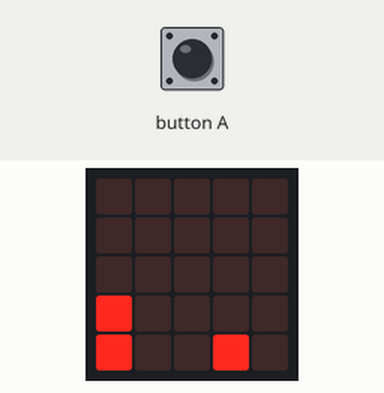
The program below on a simulated BBC micro:bit (MakeCode). Parts: the board's 5×5 LED display. The inputs (shaded band) are chosen by the test bench.

Above: at 1.1 s.
At 6.2 s:
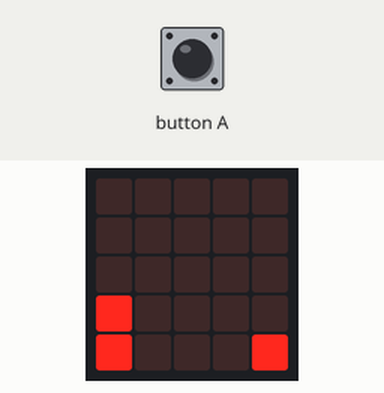
6.3 s: button A pressed for 0.15 s
At 6.77 s:
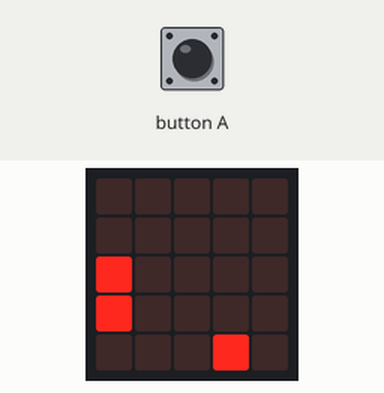
7.0 s: button A pressed for 0.15 s
7.7 s: button A pressed 5 times (0.12 s each, 0.3 s apart)
At 9.1 s:
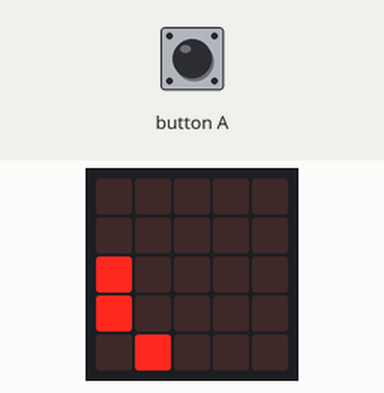
Timing chart, 0 to 10.7 s (numbered marks = the images above; inputs shaded):
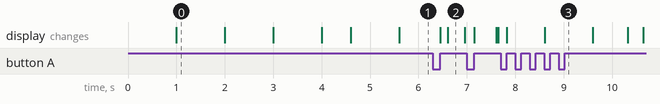

The program:

main.ts
```typescript
input.onButtonPressed(Button.A, function () {
    cabeza.change(LedSpriteProperty.Y, -1)
    pies.change(LedSpriteProperty.Y, -1)
    basic.pause(500)
    cabeza.change(LedSpriteProperty.Y, 1)
    pies.change(LedSpriteProperty.Y, 1)
})
function PIEDRAS () {
    piedra = game.createSprite(4, 4)
    for (let index = 0; index < 4; index++) {
        basic.pause(1000)
        piedra.change(LedSpriteProperty.X, -1)
        if (piedra.isTouching(pies)) {
            basic.showIcon(IconNames.No)
            basic.clearScreen()
        }
    }
}
let piedra: game.LedSprite = null
let cabeza: game.LedSprite = null
let pies: game.LedSprite = null
pies = game.createSprite(0, 4)
cabeza = game.createSprite(0, 3)
PIEDRAS()
basic.forever(function () {
    if (piedra.isTouchingEdge()) {
        basic.pause(1000)
        piedra.delete()
        PIEDRAS()
    }
})
```

test.ts
```typescript
// aquí va el archivo "tests"; esto no se compilará cuando este paquete se utilice como una extensión.
```

Measured:
- after the input at 6.3 s, the display: first changes after 0.15 s (image 2 shows a later state)
- after the input at 7.7 s, the display: first changes after 0.12 s (image 3 shows a later state)
- what the display in image 0 shows lasts 1.0 s, from 1.0 s to 2.0 s
